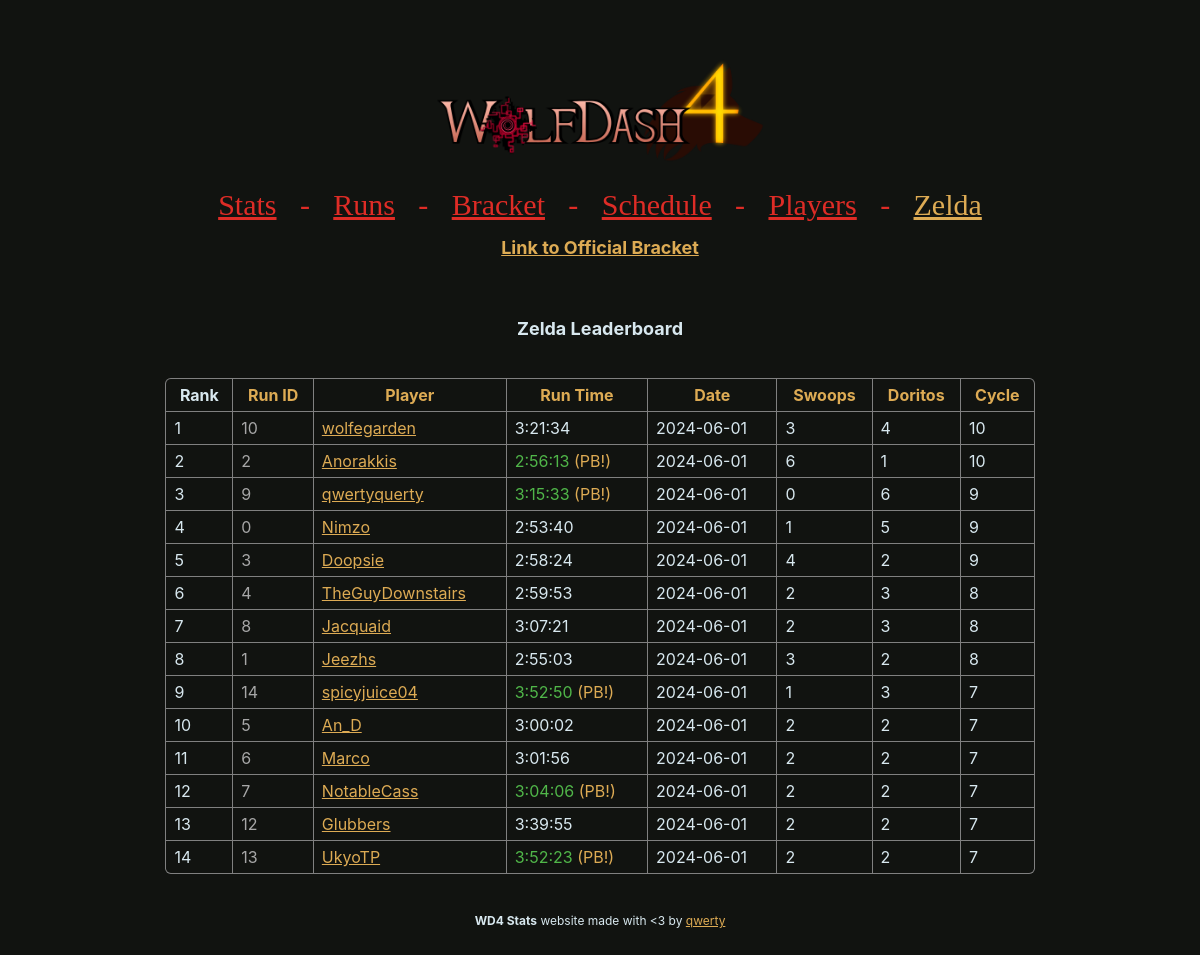
Page /zelda on the committed database.
### wd4.py (models this page shows, shortened)
class BaseModel(Model):
    class Meta:
        database = db

class Runs(BaseModel):
    player = CharField(32)
    time = FloatField()
    id = IntegerField()
    date = DateField()
    flags = IntegerField()
    phase = IntegerField()
    event = IntegerField()
    zelda_swoops = IntegerField()
    zelda_triangles = IntegerField()
    def format_time(self):
        return format_time(self.time) if not self.dnf() else "DNF"
    def dnf(self):
        return self.flags & RUN_FLAG_DNF
    def pb(self):
        return self.flags & RUN_FLAG_PB
    def zelda(self):
        return self.zelda_triangles + self.zelda_swoops + 3 if (self.zelda_triangles is not None and self.zelda_swoops is not None) else None

### wd4.py (the view)
@app.route("/zelda")
def page_zelda():
    runs = Runs.select().where(Runs.zelda_triangles != None).order_by((Runs.zelda_triangles+Runs.zelda_swoops).desc(), Runs.zelda_triangles.desc(), Runs.time.asc())
    return render_template("zelda.html", **globals(), runs=runs)

### wd4.py (called while the page is built)
def format_time(time):
    return str(timedelta(seconds=time))

### templates/zelda.html
{% extends "layout.html" %}
{% block content %}
    <br><br>
    <h2 style="text-align:center;">Zelda Leaderboard</h2>
    <table>
        <tr>
            <th>Rank</th>
            <th><a>Run ID</a></th>
            <th><a>Player</a></th>
            <th><a>Run Time</a></th>
            <th><a>Date</a></th>
            <th><a>Swoops</a></th>
            <th><a>Doritos</a></th>
            <th><a>Cycle</a></th>
        </tr>
        {% for run in runs %}
        <tr>
            <td>
                {{ loop.index }}
            </td>
            <td style="color: var(--hint-color);">
                {{ run.id }}
            </td>
            <td>
                {{ link_name(run.player) }}
            </td>
            <td {% if run.pb() %}style="color: var(--win-color)"{% endif %}>
                {{ run.format_time() }} {% if run.pb() %}<span style="color: var(--border-color);">(PB!)</span>{% endif %}
            </td>
            <td>
                {{ run.date | string }}
            </td>
            <td>
                {{ run.zelda_swoops }}
            </td>
            <td>
                {{ run.zelda_triangles }}
            </td>
            <td>
                {{ run.zelda() }}
            </td>
        </tr>
        {% endfor %}
    </table>
{% endblock %}

### templates/layout.html (shortened to what this page needs)
{% macro link_name(name) -%}<a href="https://speedrun.com/User/{{ name }}">{{ name }}</a>{% endmacro %}
<html lang="en">
    <head>
        <link rel="stylesheet" href="static/css/brackets-viewer.min.css" />
        <link rel="stylesheet" href="static/css/dark.css" />
    </head>
    <body>
        <image src="static/wolfdash.png" class="logo"></image>
        <nav>
            <a href="/stats" class="{% if url_for(request.endpoint) == '/stats' %}active{% endif %}">Stats</a>
            <a>-</a>
            <a href="/runs" class="{% if url_for(request.endpoint) == '/runs' %}active{% endif %}">Runs</a>
            <a>-</a>
            <a href="/" class="{% if url_for(request.endpoint) == '/' %}active{% endif %}">Bracket</a>
            <a>-</a>
            <a href="/schedule" class="{% if url_for(request.endpoint) == '/schedule' %}active{% endif %}">Schedule</a>
            <a>-</a>
            <a href="/players" class="{% if url_for(request.endpoint) == '/players' %}active{% endif %}">Players</a>
            <a>-</a>
            <a href="/zelda" class="{% if url_for(request.endpoint) == '/zelda' %}active{% endif %}">Zelda</a>
        </nav>
        <h2 style="text-align:center;"><a href="https://challonge.com/ah76yvxp/">Link to Official Bracket</a></h2>
        {% block content %}
        {% endblock %}
        <footer class="footer">
            <div style="text-align: center;">
                <strong>WD4 Stats</strong> website made with &lt;3 by <a href="https://github.com/qwertyquerty">qwerty</a>
            </div>
        </footer>
    </body>
</html>

### static/css/dark.css (style rules this page uses)
.brackets-viewer, * { --primary-background: #111310; --secondary-background: #303030; --match-background: var(--primary-background); --font-color: #d8e8ef; --win-color: #50b649; --loss-color: #de2c26; --label-color: grey; --hint-color: #a7a7a7; --connector-color: #DDDDDD; --border-color: #DDAB54; --border-hover-color: #b6b5b5; --text-size: 12px; --round-margin: 40px; --match-width: 200px; --match-horizontal-padding: 8px; --match-vertical-padding: 6px; --connector-border-width: 2px; --match-border-width: 1px; --match-border-radius: 0.3em; }
body { font-size: var(--text-size); color: var(--font-color); font-family: -apple-system,BlinkMacSystemFont,"Segoe UI",Roboto,"Helvetica Neue",Arial,"Noto Sans",sans-serif,"Apple Color Emoji","Segoe UI Emoji","Segoe UI Symbol","Noto Color Emoji"; }
table { width: 80%; margin: 40px auto; border-radius: var(--match-border-radius); border-collapse: collapse; border-style: hidden; box-shadow: 0 0 0 1px var(--label-color); }
th, td { border: 1px solid var(--label-color); padding: var(--match-vertical-padding) var(--match-horizontal-padding); }
nav { text-align: center; display: block; }
a { color: var(--border-color); }
nav a { display: inline; margin: 10px; color: var(--loss-color) !important; font-family: hyliaserif !important; font-size: 2.5em !important; font-weight: normal; }
.active { color: #DDAB54 !important; }
html { background-color: #111310; }
body { padding: 50px; }
.logo { display: block; margin: 0 auto; width: 30%; min-width: 300px; }

### rows in the picture
Runs: id "10", player "wolfegarden", format_time "3:21:34", date "2024-06-01", zelda_swoops "3", zelda_triangles "4", zelda "10"
Runs: id "2", player "Anorakkis", format_time "2:56:13", shows "(PB!)", date "2024-06-01", zelda_swoops "6", zelda_triangles "1", zelda "10"
Runs: id "9", player "qwertyquerty", format_time "3:15:33", shows "(PB!)", date "2024-06-01", zelda_swoops "0", zelda_triangles "6", zelda "9"
Runs: id "0", player "Nimzo", format_time "2:53:40", date "2024-06-01", zelda_swoops "1", zelda_triangles "5", zelda "9"
Runs: id "3", player "Doopsie", format_time "2:58:24", date "2024-06-01", zelda_swoops "4", zelda_triangles "2", zelda "9"
Runs: id "4", player "TheGuyDownstairs", format_time "2:59:53", date "2024-06-01", zelda_swoops "2", zelda_triangles "3", zelda "8"
Runs: id "8", player "Jacquaid", format_time "3:07:21", date "2024-06-01", zelda_swoops "2", zelda_triangles "3", zelda "8"
Runs: id "1", player "Jeezhs", format_time "2:55:03", date "2024-06-01", zelda_swoops "3", zelda_triangles "2", zelda "8"
Runs: id "14", player "spicyjuice04", format_time "3:52:50", shows "(PB!)", date "2024-06-01", zelda_swoops "1", zelda_triangles "3", zelda "7"
Runs: id "5", player "An_D", format_time "3:00:02", date "2024-06-01", zelda_swoops "2", zelda_triangles "2", zelda "7"
Runs: id "6", player "Marco", format_time "3:01:56", date "2024-06-01", zelda_swoops "2", zelda_triangles "2", zelda "7"
Runs: id "7", player "NotableCass", format_time "3:04:06", shows "(PB!)", date "2024-06-01", zelda_swoops "2", zelda_triangles "2", zelda "7"
Runs: id "12", player "Glubbers", format_time "3:39:55", date "2024-06-01", zelda_swoops "2", zelda_triangles "2", zelda "7"
Runs: id "13", player "UkyoTP", format_time "3:52:23", shows "(PB!)", date "2024-06-01", zelda_swoops "2", zelda_triangles "2", zelda "7"
